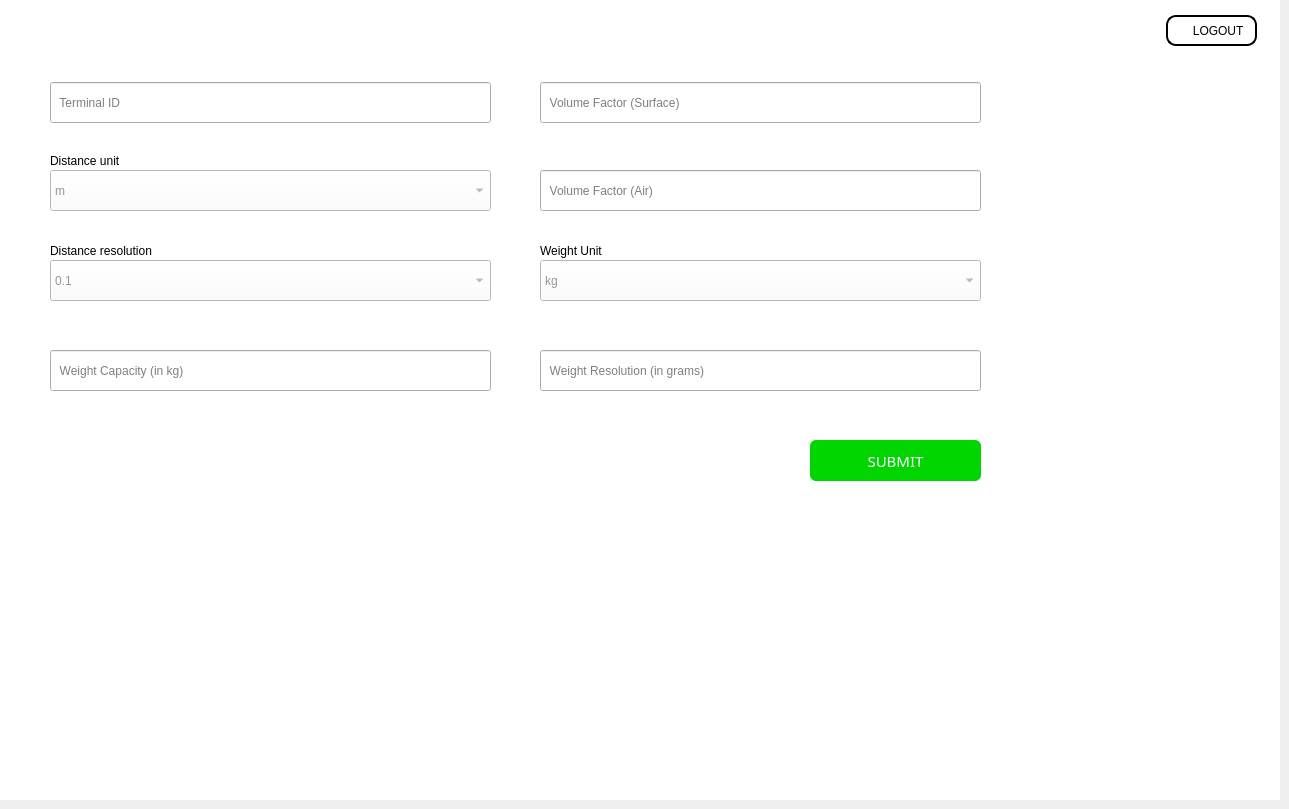
    <widget class="QWidget" name="tab_5">
     <attribute name="title">
      <string>   DEVICE CONFIGURATION   </string>
     </attribute>
     <widget class="QLabel" name="label_29">
      <property name="geometry">
       <rect>
        <x>0</x>
        <y>0</y>
        <width>1280</width>
        <height>800</height>
       </rect>
      </property>
      <property name="styleSheet">
       <string notr="true">background-color: rgb(255, 255, 255);</string>
      </property>
      <property name="text">
       <string/>
      </property>
     </widget>
     <widget class="QPushButton" name="pushButton_19">
      <property name="geometry">
       <rect>
        <x>1166</x>
        <y>15</y>
        <width>91</width>
        <height>31</height>
       </rect>
      </property>
      <property name="styleSheet">
       <string notr="true">background-color: rgb(255, 255, 255);
font: 87 8pt &quot;Arial Black&quot;;
color: rgb(0, 0, 0);
border-style:outset;
border-width:2px;
border-radius:10px;
border-color:black;
padding:8px;
min-width:10px;
</string>
      </property>
      <property name="text">
       <string>    LOGOUT</string>
      </property>
     </widget>
     <widget class="QComboBox" name="comboBox">
      <property name="geometry">
       <rect>
        <x>540</x>
        <y>260</y>
        <width>441</width>
        <height>41</height>
       </rect>
      </property>
      <property name="layoutDirection">
       <enum>Qt::LeftToRight</enum>
      </property>
      <property name="styleSheet">
       <string notr="true">color: rgb(149, 149, 149);
font: 75 11pt &quot;Arial&quot;;
background-color: rgb(255, 255, 255);</string>
      </property>
      <item>
       <property name="text">
        <string>kg</string>
       </property>
      </item>
      <item>
       <property name="text">
        <string>gm</string>
       </property>
      </item>
      <item>
       <property name="text">
        <string>lb</string>
       </property>
      </item>
     </widget>
     <widget class="QLabel" name="label_35">
      <property name="geometry">
       <rect>
        <x>540</x>
        <y>240</y>
        <width>91</width>
        <height>21</height>
       </rect>
      </property>
      <property name="styleSheet">
       <string notr="true">font: 87 10pt &quot;Arial Black&quot;;</string>
      </property>
      <property name="text">
       <string>Weight Unit</string>
      </property>
     </widget>
     <widget class="QLineEdit" name="lineEdit_14">
      <property name="geometry">
       <rect>
        <x>540</x>
        <y>350</y>
        <width>441</width>
        <height>41</height>
       </rect>
      </property>
      <property name="placeholderText">
       <string>  Weight Resolution (in grams)</string>
      </property>
     </widget>
     <widget class="QLineEdit" name="lineEdit_15">
      <property name="geometry">
       <rect>
        <x>50</x>
        <y>82</y>
        <width>441</width>
        <height>41</height>
       </rect>
      </property>
      <property name="text">
       <string/>
      </property>
      <property name="placeholderText">
       <string>  Terminal ID</string>
      </property>
     </widget>
     <widget class="QLabel" name="label_36">
      <property name="geometry">
       <rect>
        <x>850</x>
        <y>364</y>
        <width>16</width>
        <height>16</height>
       </rect>
      </property>
      <property name="text">
       <string/>
      </property>
      <property name="pixmap">
       <pixmap>:/newPrefix/submit.png</pixmap>
      </property>
      <property name="scaledContents">
       <bool>true</bool>
      </property>
     </widget>
     <widget class="QLineEdit" name="lineEdit_16">
      <property name="geometry">
       <rect>
        <x>50</x>
        <y>350</y>
        <width>441</width>
        <height>41</height>
       </rect>
      </property>
      <property name="text">
       <string/>
      </property>
      <property name="placeholderText">
       <string>  Weight Capacity (in kg)</string>
      </property>
     </widget>
     <widget class="QComboBox" name="comboBox_2">
      <property name="geometry">
       <rect>
        <x>50</x>
        <y>170</y>
        <width>441</width>
        <height>41</height>
       </rect>
      </property>
      <property name="layoutDirection">
       <enum>Qt::LeftToRight</enum>
      </property>
      <property name="styleSheet">
       <string notr="true">color: rgb(149, 149, 149);
font: 75 11pt &quot;Arial&quot;;
background-color: rgb(255, 255, 255);</string>
      </property>
      <item>
       <property name="text">
        <string>m</string>
       </property>
      </item>
      <item>
       <property name="text">
        <string>cm</string>
       </property>
      </item>
      <item>
       <property name="text">
        <string>inch</string>
       </property>
      </item>
     </widget>
     <widget class="QLabel" name="label_41">
      <property name="geometry">
       <rect>
        <x>50</x>
        <y>150</y>
        <width>91</width>
        <height>21</height>
       </rect>
      </property>
      <property name="styleSheet">
       <string notr="true">font: 87 10pt &quot;Arial Black&quot;;</string>
      </property>
      <property name="text">
       <string>Distance unit</string>
      </property>
     </widget>
     <widget class="QLabel" name="label_42">
      <property name="geometry">
       <rect>
        <x>50</x>
        <y>240</y>
        <width>131</width>
        <height>21</height>
       </rect>
      </property>
      <property name="styleSheet">
       <string notr="true">font: 87 10pt &quot;Arial Black&quot;;</string>
      </property>
      <property name="text">
       <string>Distance resolution</string>
      </property>
     </widget>
     <widget class="QLineEdit" name="lineEdit_17">
      <property name="geometry">
       <rect>
        <x>540</x>
        <y>82</y>
        <width>441</width>
        <height>41</height>
       </rect>
      </property>
      <property name="text">
       <string/>
      </property>
      <property name="placeholderText">
       <string>  Volume Factor (Surface)</string>
      </property>
     </widget>
     <widget class="QLabel" name="label_43">
      <property name="geometry">
       <rect>
        <x>40</x>
        <y>10</y>
        <width>271</width>
        <height>61</height>
       </rect>
      </property>
      <property name="autoFillBackground">
       <bool>false</bool>
      </property>
      <property name="text">
       <string/>
      </property>
      <property name="pixmap">
       <pixmap>:/newPrefix/images/grmaton.jpg</pixmap>
      </property>
      <property name="scaledContents">
       <bool>true</bool>
      </property>
     </widget>
     <widget class="QLabel" name="label_34">
      <property name="geometry">
       <rect>
        <x>1170</x>
        <y>20</y>
        <width>21</width>
        <height>21</height>
       </rect>
      </property>
      <property name="text">
       <string/>
      </property>
      <property name="pixmap">
       <pixmap>:/newPrefix/images/logout.jpeg</pixmap>
      </property>
      <property name="scaledContents">
       <bool>true</bool>
      </property>
     </widget>
     <widget class="QLabel" name="label_31">
      <property name="geometry">
       <rect>
        <x>1089</x>
        <y>457</y>
        <width>31</width>
        <height>31</height>
       </rect>
      </property>
      <property name="text">
       <string/>
      </property>
      <property name="pixmap">
       <pixmap>:/newPrefix/images/submit_.png</pixmap>
      </property>
      <property name="scaledContents">
       <bool>true</bool>
      </property>
     </widget>
     <widget class="QPushButton" name="pushButton_15">
      <property name="geometry">
       <rect>
        <x>810</x>
        <y>440</y>
        <width>171</width>
        <height>41</height>
       </rect>
      </property>
      <property name="font">
       <font>
        <family>Ubuntu Mono</family>
        <pointsize>11</pointsize>
        <weight>9</weight>
        <italic>false</italic>
        <bold>false</bold>
       </font>
      </property>
      <property name="styleSheet">
       <string notr="true">background-color: rgb(0, 213, 0);
color: rgb(255, 255, 255);
font: 75 11pt &quot;Ubuntu Mono&quot;;
border-radius : 6px</string>
      </property>
      <property name="text">
       <string>SUBMIT</string>
      </property>
     </widget>
     <widget class="QComboBox" name="comboBox_3">
      <property name="geometry">
       <rect>
        <x>50</x>
        <y>260</y>
        <width>441</width>
        <height>41</height>
       </rect>
      </property>
      <property name="layoutDirection">
       <enum>Qt::LeftToRight</enum>
      </property>
      <property name="styleSheet">
       <string notr="true">color: rgb(149, 149, 149);
font: 75 11pt &quot;Arial&quot;;
background-color: rgb(255, 255, 255);</string>
      </property>
      <item>
       <property name="text">
        <string>0.1</string>
       </property>
      </item>
      <item>
       <property name="text">
        <string>0.5</string>
       </property>
      </item>
      <item>
       <property name="text">
        <string>1</string>
       </property>
      </item>
     </widget>
     <widget class="QLineEdit" name="lineEdit_18">
      <property name="geometry">
       <rect>
        <x>540</x>
        <y>170</y>
        <width>441</width>
        <height>41</height>
       </rect>
      </property>
      <property name="text">
       <string/>
      </property>
      <property name="placeholderText">
       <string>  Volume Factor (Air)</string>
      </property>
     </widget>
     <zorder>label_29</zorder>
     <zorder>pushButton_19</zorder>
     <zorder>comboBox</zorder>
     <zorder>label_35</zorder>
     <zorder>lineEdit_14</zorder>
     <zorder>lineEdit_15</zorder>
     <zorder>label_36</zorder>
     <zorder>lineEdit_16</zorder>
     <zorder>comboBox_2</zorder>
     <zorder>label_41</zorder>
     <zorder>label_42</zorder>
     <zorder>lineEdit_17</zorder>
     <zorder>label_43</zorder>
     <zorder>label_34</zorder>
     <zorder>pushButton_15</zorder>
     <zorder>label_31</zorder>
     <zorder>comboBox_3</zorder>
     <zorder>lineEdit_18</zorder>
    </widget>
